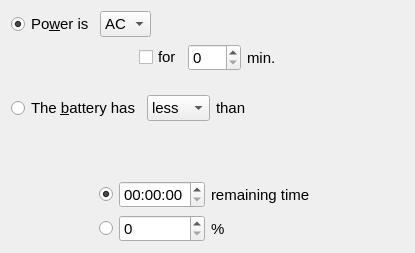
            <widget class="QWidget" name="tabPower">
             <attribute name="title">
              <string>Power</string>
             </attribute>
             <layout class="QGridLayout" name="gridLayout_13">
              <item row="1" column="0">
               <spacer name="verticalSpacer_4">
                <property name="orientation">
                 <enum>Qt::Vertical</enum>
                </property>
                <property name="sizeHint" stdset="0">
                 <size>
                  <width>20</width>
                  <height>13</height>
                 </size>
                </property>
               </spacer>
              </item>
              <item row="0" column="0">
               <layout class="QVBoxLayout" name="verticalLayout_5">
                <item>
                 <layout class="QHBoxLayout" name="horizontalLayout_6">
                  <item>
                   <widget class="QRadioButton" name="radioButtonPowerIs">
                    <property name="font">
                     <font>
                      <pointsize>11</pointsize>
                     </font>
                    </property>
                    <property name="locale">
                     <locale language="English" country="UnitedStates"/>
                    </property>
                    <property name="text">
                     <string>Po&amp;wer is</string>
                    </property>
                    <property name="checked">
                     <bool>true</bool>
                    </property>
                    <attribute name="buttonGroup">
                     <string notr="true">buttonGroupPowerMain</string>
                    </attribute>
                   </widget>
                  </item>
                  <item>
                   <widget class="QComboBox" name="comboBoxPowerACDC">
                    <property name="font">
                     <font>
                      <pointsize>11</pointsize>
                     </font>
                    </property>
                    <property name="locale">
                     <locale language="English" country="UnitedStates"/>
                    </property>
                    <item>
                     <property name="text">
                      <string>AC</string>
                     </property>
                    </item>
                    <item>
                     <property name="text">
                      <string>DC</string>
                     </property>
                    </item>
                   </widget>
                  </item>
                  <item>
                   <spacer name="horizontalSpacer_24">
                    <property name="orientation">
                     <enum>Qt::Horizontal</enum>
                    </property>
                    <property name="sizeHint" stdset="0">
                     <size>
                      <width>40</width>
                      <height>20</height>
                     </size>
                    </property>
                   </spacer>
                  </item>
                 </layout>
                </item>
                <item>
                 <layout class="QHBoxLayout" name="horizontalLayout_7">
                  <item>
                   <spacer name="horizontalSpacer_6">
                    <property name="orientation">
                     <enum>Qt::Horizontal</enum>
                    </property>
                    <property name="sizeHint" stdset="0">
                     <size>
                      <width>100</width>
                      <height>29</height>
                     </size>
                    </property>
                   </spacer>
                  </item>
                  <item>
                   <widget class="QCheckBox" name="checkBoxPowerFor">
                    <property name="font">
                     <font>
                      <pointsize>11</pointsize>
                     </font>
                    </property>
                    <property name="locale">
                     <locale language="English" country="UnitedStates"/>
                    </property>
                    <property name="text">
                     <string>for</string>
                    </property>
                   </widget>
                  </item>
                  <item>
                   <widget class="QSpinBox" name="spinBoxPowerMinutes">
                    <property name="font">
                     <font>
                      <pointsize>11</pointsize>
                     </font>
                    </property>
                    <property name="locale">
                     <locale language="English" country="UnitedStates"/>
                    </property>
                    <property name="maximum">
                     <number>300</number>
                    </property>
                   </widget>
                  </item>
                  <item>
                   <widget class="QLabel" name="labelPowerMinutes1">
                    <property name="font">
                     <font>
                      <pointsize>11</pointsize>
                     </font>
                    </property>
                    <property name="locale">
                     <locale language="English" country="UnitedStates"/>
                    </property>
                    <property name="text">
                     <string>min.</string>
                    </property>
                   </widget>
                  </item>
                  <item>
                   <spacer name="horizontalSpacer_9">
                    <property name="orientation">
                     <enum>Qt::Horizontal</enum>
                    </property>
                    <property name="sizeHint" stdset="0">
                     <size>
                      <width>48</width>
                      <height>29</height>
                     </size>
                    </property>
                   </spacer>
                  </item>
                 </layout>
                </item>
                <item>
                 <layout class="QHBoxLayout" name="horizontalLayout_8">
                  <item>
                   <spacer name="verticalSpacer_3">
                    <property name="orientation">
                     <enum>Qt::Vertical</enum>
                    </property>
                    <property name="sizeHint" stdset="0">
                     <size>
                      <width>163</width>
                      <height>17</height>
                     </size>
                    </property>
                   </spacer>
                  </item>
                 </layout>
                </item>
                <item>
                 <layout class="QHBoxLayout" name="horizontalLayout_9">
                  <item>
                   <widget class="QRadioButton" name="radioButtonPowerTheBatteryHas">
                    <property name="font">
                     <font>
                      <pointsize>11</pointsize>
                     </font>
                    </property>
                    <property name="locale">
                     <locale language="English" country="UnitedStates"/>
                    </property>
                    <property name="text">
                     <string>The &amp;battery has</string>
                    </property>
                    <attribute name="buttonGroup">
                     <string notr="true">buttonGroupPowerMain</string>
                    </attribute>
                   </widget>
                  </item>
                  <item>
                   <widget class="QComboBox" name="comboBoxPowerMoreLess">
                    <property name="font">
                     <font>
                      <pointsize>11</pointsize>
                     </font>
                    </property>
                    <property name="locale">
                     <locale language="English" country="UnitedStates"/>
                    </property>
                    <item>
                     <property name="text">
                      <string>less</string>
                     </property>
                    </item>
                    <item>
                     <property name="text">
                      <string>more</string>
                     </property>
                    </item>
                   </widget>
                  </item>
                  <item>
                   <widget class="QLabel" name="labelPowerThan">
                    <property name="font">
                     <font>
                      <pointsize>11</pointsize>
                     </font>
                    </property>
                    <property name="locale">
                     <locale language="English" country="UnitedStates"/>
                    </property>
                    <property name="text">
                     <string>than</string>
                    </property>
                   </widget>
                  </item>
                  <item>
                   <spacer name="horizontalSpacer_12">
                    <property name="orientation">
                     <enum>Qt::Horizontal</enum>
                    </property>
                    <property name="sizeHint" stdset="0">
                     <size>
                      <width>68</width>
                      <height>20</height>
                     </size>
                    </property>
                   </spacer>
                  </item>
                 </layout>
                </item>
               </layout>
              </item>
              <item row="3" column="0">
               <layout class="QGridLayout" name="gridLayout_10">
                <item row="0" column="0">
                 <spacer name="horizontalSpacer_7">
                  <property name="orientation">
                   <enum>Qt::Horizontal</enum>
                  </property>
                  <property name="sizeType">
                   <enum>QSizePolicy::Preferred</enum>
                  </property>
                  <property name="sizeHint" stdset="0">
                   <size>
                    <width>88</width>
                    <height>20</height>
                   </size>
                  </property>
                 </spacer>
                </item>
                <item row="0" column="1">
                 <widget class="QRadioButton" name="radioButtonPowerBatteryTime">
                  <property name="font">
                   <font>
                    <pointsize>11</pointsize>
                   </font>
                  </property>
                  <property name="locale">
                   <locale language="English" country="UnitedStates"/>
                  </property>
                  <property name="text">
                   <string/>
                  </property>
                  <property name="checked">
                   <bool>true</bool>
                  </property>
                  <attribute name="buttonGroup">
                   <string notr="true">buttonGroupPowerSnd</string>
                  </attribute>
                 </widget>
                </item>
                <item row="0" column="3">
                 <widget class="QLabel" name="labelPowerRemainingTim">
                  <property name="font">
                   <font>
                    <pointsize>11</pointsize>
                   </font>
                  </property>
                  <property name="locale">
                   <locale language="English" country="UnitedStates"/>
                  </property>
                  <property name="text">
                   <string>remaining time</string>
                  </property>
                 </widget>
                </item>
                <item row="0" column="4">
                 <spacer name="horizontalSpacer_11">
                  <property name="orientation">
                   <enum>Qt::Horizontal</enum>
                  </property>
                  <property name="sizeHint" stdset="0">
                   <size>
                    <width>88</width>
                    <height>29</height>
                   </size>
                  </property>
                 </spacer>
                </item>
                <item row="1" column="0">
                 <spacer name="horizontalSpacer_8">
                  <property name="orientation">
                   <enum>Qt::Horizontal</enum>
                  </property>
                  <property name="sizeHint" stdset="0">
                   <size>
                    <width>88</width>
                    <height>20</height>
                   </size>
                  </property>
                 </spacer>
                </item>
                <item row="1" column="1">
                 <widget class="QRadioButton" name="radioButtonPowerBatteryPercent">
                  <property name="font">
                   <font>
                    <pointsize>11</pointsize>
                   </font>
                  </property>
                  <property name="locale">
                   <locale language="English" country="UnitedStates"/>
                  </property>
                  <property name="text">
                   <string/>
                  </property>
                  <attribute name="buttonGroup">
                   <string notr="true">buttonGroupPowerSnd</string>
                  </attribute>
                 </widget>
                </item>
                <item row="1" column="2">
                 <widget class="QSpinBox" name="spinBoxPowerPercent">
                  <property name="font">
                   <font>
                    <pointsize>11</pointsize>
                   </font>
                  </property>
                  <property name="locale">
                   <locale language="English" country="UnitedStates"/>
                  </property>
                  <property name="maximum">
                   <number>100</number>
                  </property>
                 </widget>
                </item>
                <item row="1" column="3" colspan="2">
                 <widget class="QLabel" name="labelPowerPercent">
                  <property name="font">
                   <font>
                    <pointsize>11</pointsize>
                   </font>
                  </property>
                  <property name="locale">
                   <locale language="English" country="UnitedStates"/>
                  </property>
                  <property name="text">
                   <string>% </string>
                  </property>
                 </widget>
                </item>
                <item row="0" column="2">
                 <widget class="QTimeEdit" name="timeEditPower">
                  <property name="font">
                   <font>
                    <pointsize>11</pointsize>
                   </font>
                  </property>
                 </widget>
                </item>
               </layout>
              </item>
              <item row="2" column="0">
               <spacer name="verticalSpacer_22">
                <property name="orientation">
                 <enum>Qt::Vertical</enum>
                </property>
                <property name="sizeHint" stdset="0">
                 <size>
                  <width>20</width>
                  <height>40</height>
                 </size>
                </property>
               </spacer>
              </item>
             </layout>
            </widget>
